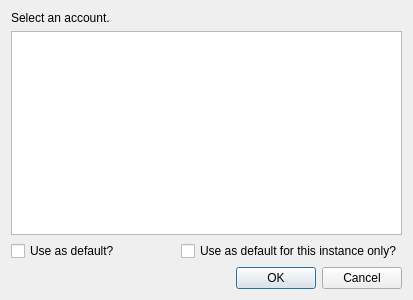
<?xml version="1.0" encoding="UTF-8"?>
<ui version="4.0">
 <class>AccountSelectDialog</class>
 <widget class="QDialog" name="AccountSelectDialog">
  <property name="geometry">
   <rect>
    <x>0</x>
    <y>0</y>
    <width>413</width>
    <height>300</height>
   </rect>
  </property>
  <property name="windowTitle">
   <string>Select an Account</string>
  </property>
  <layout class="QVBoxLayout" name="verticalLayout">
   <item>
    <widget class="QLabel" name="msgLabel">
     <property name="text">
      <string>Select an account.</string>
     </property>
    </widget>
   </item>
   <item>
    <widget class="QTreeView" name="listView"/>
   </item>
   <item>
    <layout class="QHBoxLayout" name="horizontalLayout">
     <item>
      <widget class="QCheckBox" name="globalDefaultCheck">
       <property name="text">
        <string>Use as default?</string>
       </property>
      </widget>
     </item>
     <item>
      <widget class="QCheckBox" name="instDefaultCheck">
       <property name="text">
        <string>Use as default for this instance only?</string>
       </property>
      </widget>
     </item>
    </layout>
   </item>
   <item>
    <widget class="QDialogButtonBox" name="buttonBox">
     <property name="standardButtons">
      <set>QDialogButtonBox::Cancel|QDialogButtonBox::Ok</set>
     </property>
    </widget>
   </item>
  </layout>
 </widget>
 <resources/>
 <connections/>
</ui>
